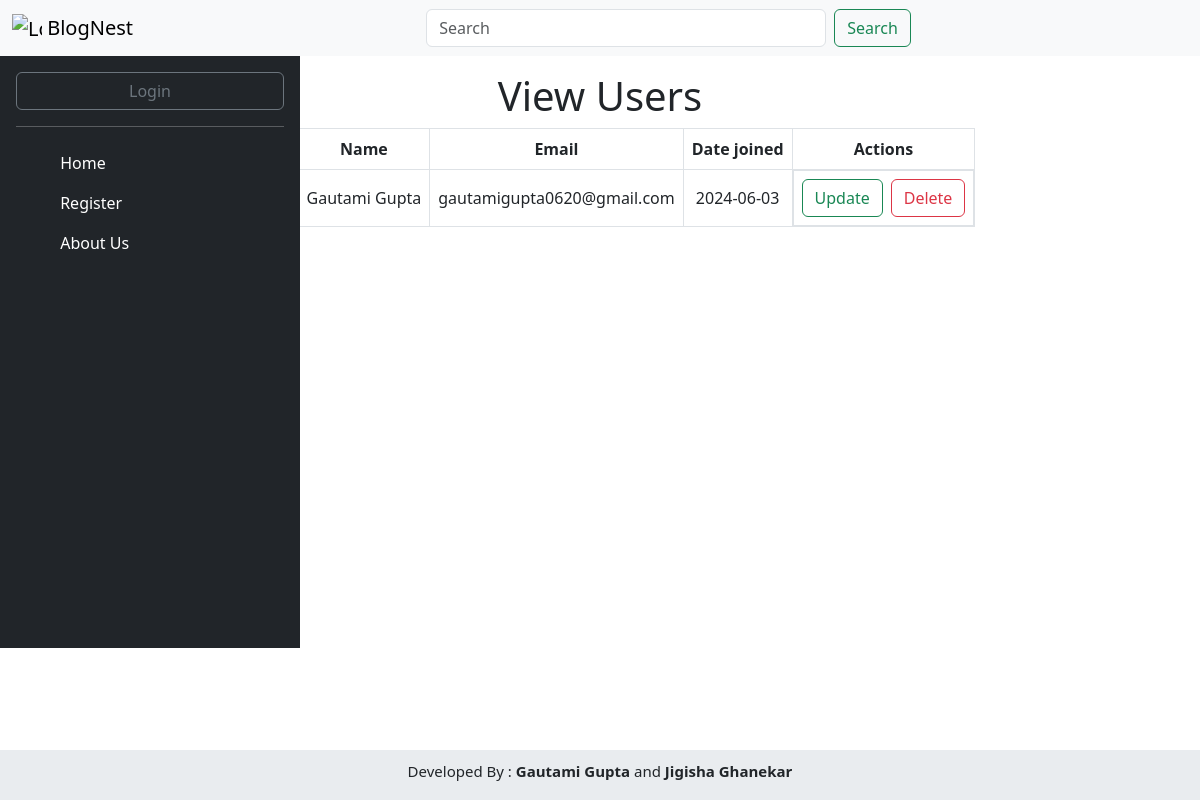
Before: /read with the older database file.
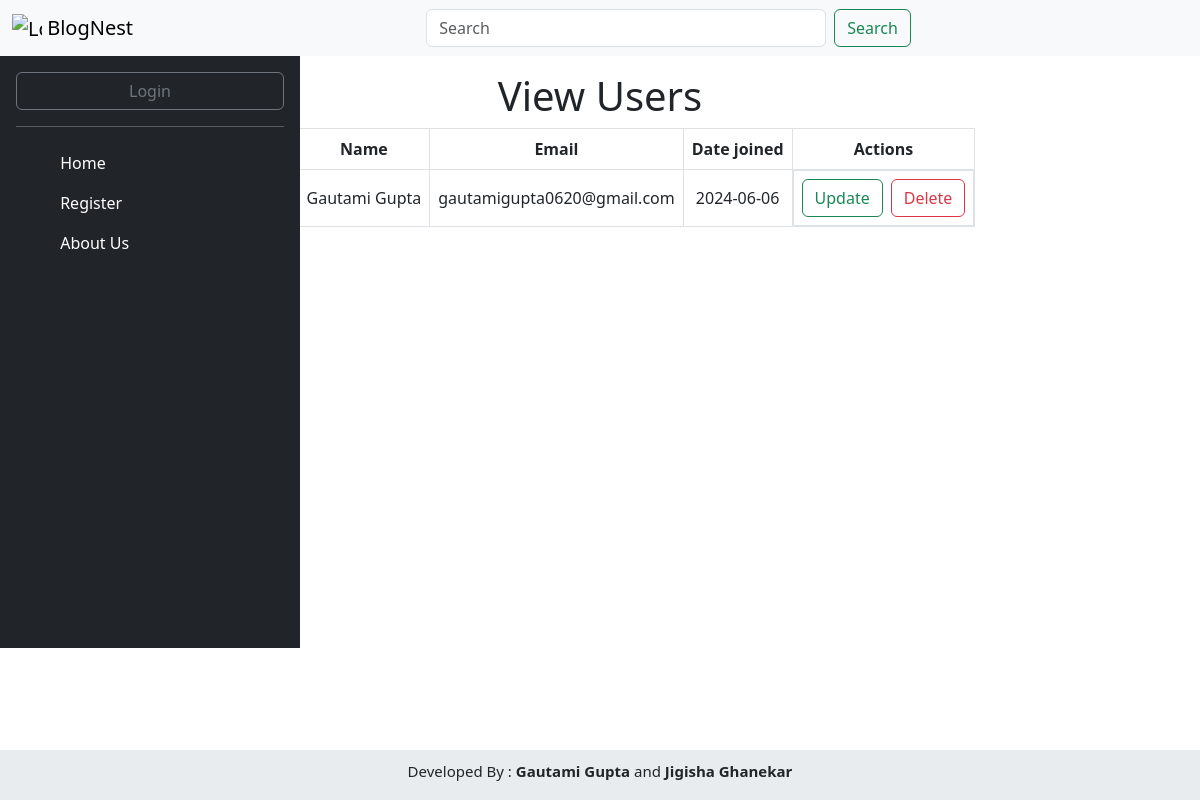
After: the same page with the newer database file.
### app.py (models this page shows, shortened)
class User(db.Model):
    user_id=db.Column(db.Integer, primary_key=True)
    name= db.Column(db.String(200), nullable=False)
    email=db.Column(db.String(300), unique=True)
    date_joined=db.Column(db.Date, default=datetime.datetime.utcnow())
    password= db.Column(db.String(50), nullable=False)
    relation = db.relationship('Blog', backref='user', lazy=True)

### app.py (the view)
@app.route('/read', methods=['GET','POST'])
def read():
    data =User.query.all()
    if request.method == 'POST':
        user_id= request.form.get('update')
        if user_id :
            return redirect(url_for('update',user_id=user_id))
    return render_template('read.html', data=data)

### app.py (called while the page is built)
def is_logged_in():
    return 'logged_in' in session

def get_logged_in_user():
    if 'logged_in' in session and 'email' in session:
        return{ 'email': session['email'], 'name': session['name']}
    return None

@app.context_processor
def inject_user():
    return dict(logged_in=is_logged_in(),user=get_logged_in_user())

### templates/read.html (shortened to what this page needs)
{% extends "index.html" %}
{% block read %}
<h1 class='text-center pt-3'>View Users</h1>
<table class='text-center mx-auto'>
    <tr class='text-center border px-2 py-2'>
        <th class='text-center border px-2 py-2'>User id</th>
        <th class='text-center border px-2 py-2'>Name</th>
        <th class='text-center border px-2 py-2'>Email</th>
        <th class='text-center border px-2 py-2'>Date joined</th>
        <th class='text-center border px-2 py-2'>Actions</th>
    </tr>
    {% for d in data %}
    <tr class='text-center border px-2 py-2'>
        <td class='text-center border px-2 py-2'>{{d.user_id}}</td>
        <td class='text-center border px-2 py-2'>{{d.name}}</td>
        <td class='text-center border px-2 py-2'>{{d.email}}</td>
        <td class='text-center border px-2 py-2'>{{d.date_joined}}</td>
        <td class='text-center border px-2 py-2 d-flex gap-2 '>
            <form action='{{url_for('read')}}' method='post'>
            <button type="submit" class="btn btn-outline-success" data-bs-toggle="modal" data-bs-target="#updateModal">
                Update
            </button>
            </form>
            <form action='{{url_for('delete')}}' method='post'>
            <button type="submit" class="btn btn-outline-danger" data-bs-toggle="modal" data-bs-target="#deleteModal">
            Delete
            </button>
            </form>
        </td>
    </tr>
    {% endfor %}
</table>
{% endblock read %}

### templates/index.html (shortened to what this page needs)
<!DOCTYPE html>
<html lang="en">
  <head>
    <link href="https://cdn.jsdelivr.net/npm/bootstrap@5.3.3/dist/css/bootstrap.min.css" rel="stylesheet">
  </head>
  <body>
    <nav class="navbar navbar-expand-lg bg-body-tertiary">
      <div class="container-fluid">
        <a class="navbar-brand" href="#">
      <img src="https://images.rawpixel.com/image_png_800/cHJpdmF0ZS9sci9pbWFnZXMvd2Vic2l0ZS8yMDIzLTA1L3JtNjUxLWVsZW1lbnQtZC0wMjMtcC5wbmc.png" alt="Logo" width="30" height="24" class="d-inline-block align-text-top">
      BlogNest
    </a>
        <div class="collapse navbar-collapse" id="navbarSupportedContent">
          <form class="d-flex position-relative mx-auto" role="search">
            <input class="form-control me-2" style='width: 400px;' type="search" placeholder="Search" aria-label="Search">
            <button class="btn btn-outline-success" type="submit">Search</button>
          </form>
        </div>
      </div>
    </nav>
    <div class="d-flex flex-column flex-shrink-0 p-3 text-white bg-dark position-absolute" style="width: 300px; height:37rem;">
    <a href="/" class="d-flex align-items-center mb-3 mb-md-0 me-md-auto text-white text-decoration-none">
      {% if logged_in %}
      <div class="dropdown">
      <a href="#" class="d-flex align-items-center text-white text-decoration-none dropdown-toggle" id="dropdownUser1" data-bs-toggle="dropdown" aria-expanded="false">
        <img src="https://github.com/mdo.png" alt="" width="32" height="32" class="rounded-circle me-2">
        <strong>{{user.name}}</strong>
      </a>
      <ul class="dropdown-menu dropdown-menu-dark text-small shadow" aria-labelledby="dropdownUser1">
        <li><a class="dropdown-item" href="logout">Sign out</a></li>
      </ul>
    </div>
    {% else %}
              <button type="button" class="btn btn-outline-secondary">
              <a class="nav-link" href="login">Login</a>
              </button>
    {% endif %}
    </a>
    <hr>
    <ul class="nav nav-pills flex-column mb-auto">
      <li class="nav-item">
        <a href="home" class="nav-link text-white " aria-current="page">
          <svg class="bi me-2" width="16" height="16"><use xlink:href="#home"></use></svg>
          Home
        </a>
      </li>
      <li>
        <a href="register" class="nav-link text-white">
          <svg class="bi me-2" width="16" height="16"><use xlink:href="#people-circle"></use></svg>
          Register
        </a>
      </li>
      <li>
        <a href="#" class="nav-link text-white">
          <svg class="bi me-2" width="16" height="16"><use xlink:href="#people-circle"></use></svg>
          About Us
        </a>
      </li>
    </ul>
  </div>
    {% block read %}{% endblock read %}
    <div class="w-100 p-2 d-flex align-items-center justify-content-center position-fixed fixed-bottom bg-body-secondary" style="height:50px;">
            <h1 class="" style="font-size:15px;">Developed By : <a href="https://portfolio-phi-ten-18.vercel.app/" class="text-dark fw-bold text-decoration-none" target="_blank">Gautami Gupta</a> and <a href="https://portfolio-jigisha15.vercel.app/" class="text-dark fw-bold text-decoration-none" target="_blank">Jigisha Ghanekar</a></h1>
        </div>
  </body>
</html>

Changed rows visible on the page:
changed User "Gautami Gupta": date_joined "2024-06-03" → "2024-06-06"
